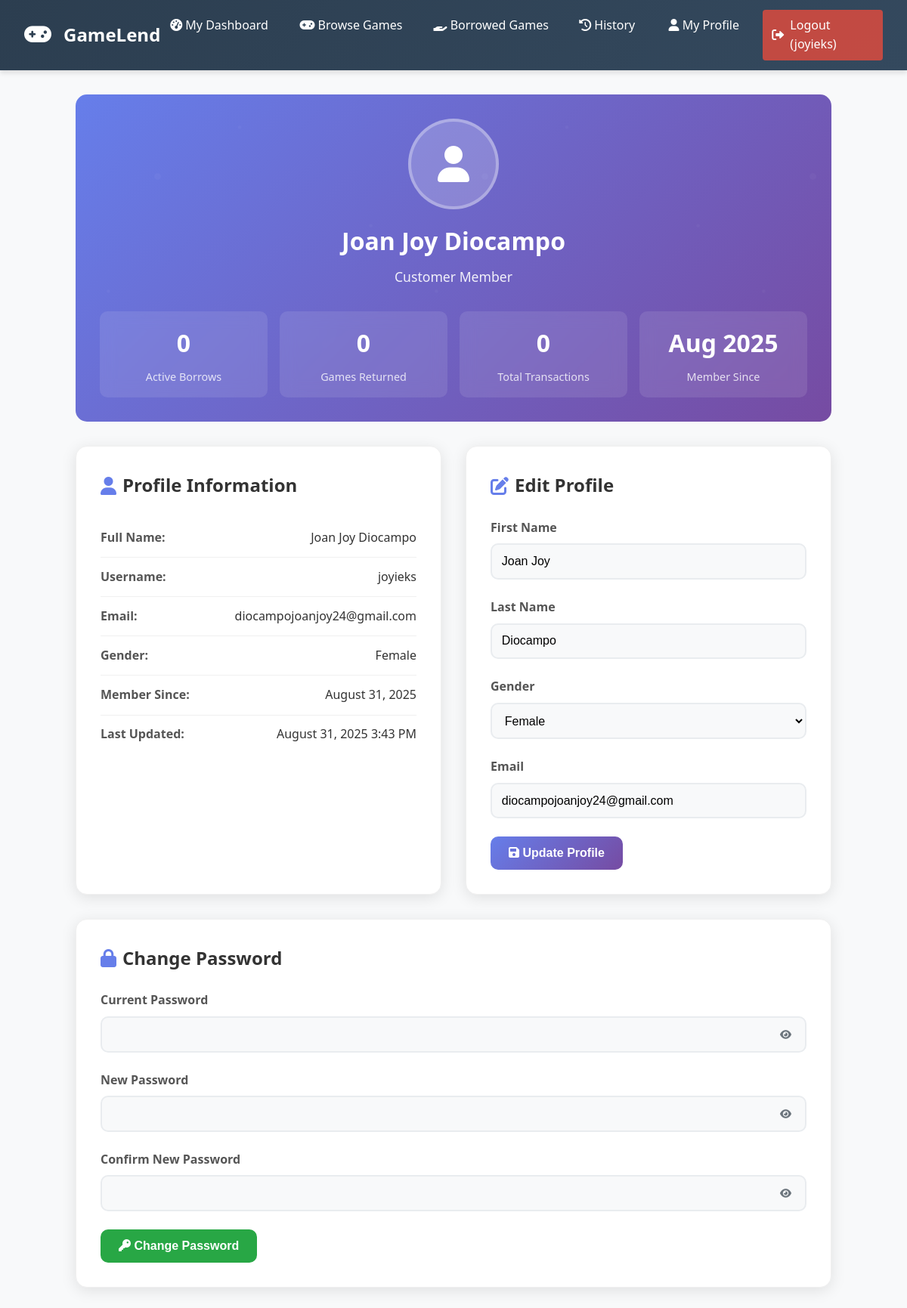
The app's page /customer/profile.php (signed in) with its own data.
### tables this page shows
CREATE TABLE `users` (
  `id` int(11) NOT NULL,
  `username` varchar(50) NOT NULL,
  `email` varchar(100) NOT NULL,
  `password` varchar(255) NOT NULL,
  `first_name` varchar(50) NOT NULL,
  `last_name` varchar(50) NOT NULL,
  `gender` enum('male','female','other','prefer_not_to_say') NOT NULL,
  `role` enum('admin','customer') DEFAULT 'customer',
  `status` enum('active','disabled') DEFAULT 'active',
  `created_at` timestamp NOT NULL DEFAULT current_timestamp(),
  `updated_at` timestamp NOT NULL DEFAULT current_timestamp() ON UPDATE current_timestamp()
);

### customer/profile.php (the view, shortened to what this page needs)
<?php
require_once '../db/db_connect.php';
$user_id = $_SESSION['user_id'];
$stmt = $pdo->prepare("SELECT * FROM users WHERE id = ?");
$stmt->execute([$user_id]);
$user = $stmt->fetch();
$stmt = $pdo->prepare("SELECT
    COUNT(CASE WHEN status = 'borrowed' THEN 1 END) as active_borrows,
    COUNT(CASE WHEN status = 'returned' THEN 1 END) as total_returns,
    COUNT(*) as total_transactions
    FROM borrow_transactions WHERE user_id = ?");
$stmt->execute([$user_id]);
$stats = $stmt->fetch();
include 'includes/customer_header.php';
?>
<div class="profile-container">
    <div class="profile-header">
        <div class="profile-avatar">
            <i class="fas fa-user"></i>
        </div>
        <h1 class="profile-name"><?php echo htmlspecialchars($user['first_name'] . ' ' . $user['last_name']); ?></h1>
        <p class="profile-role">Customer Member</p>
        <div class="profile-stats">
            <div class="stat-card">
                <div class="stat-number"><?php echo $stats['active_borrows']; ?></div>
                <div class="stat-label">Active Borrows</div>
            </div>
            <div class="stat-card">
                <div class="stat-number"><?php echo $stats['total_returns']; ?></div>
                <div class="stat-label">Games Returned</div>
            </div>
            <div class="stat-card">
                <div class="stat-number"><?php echo $stats['total_transactions']; ?></div>
                <div class="stat-label">Total Transactions</div>
            </div>
            <div class="stat-card">
                <div class="stat-number"><?php echo date('M Y', strtotime($user['created_at'])); ?></div>
                <div class="stat-label">Member Since</div>
            </div>
        </div>
    </div>
    <div class="profile-content">
        <div class="profile-section">
            <h2 class="section-title">
                <i class="fas fa-user"></i>
                Profile Information
            </h2>
            <div class="info-item">
                <span class="info-label">Full Name:</span>
                <span class="info-value"><?php echo htmlspecialchars($user['first_name'] . ' ' . $user['last_name']); ?></span>
            </div>
            <div class="info-item">
                <span class="info-label">Username:</span>
                <span class="info-value"><?php echo htmlspecialchars($user['username']); ?></span>
            </div>
            <div class="info-item">
                <span class="info-label">Email:</span>
                <span class="info-value"><?php echo htmlspecialchars($user['email']); ?></span>
            </div>
            <div class="info-item">
                <span class="info-label">Gender:</span>
                <span class="info-value"><?php echo ucfirst(str_replace('_', ' ', $user['gender'])); ?></span>
            </div>
            <div class="info-item">
                <span class="info-label">Member Since:</span>
                <span class="info-value"><?php echo date('F j, Y', strtotime($user['created_at'])); ?></span>
            </div>
            <div class="info-item">
                <span class="info-label">Last Updated:</span>
                <span class="info-value"><?php echo date('F j, Y g:i A', strtotime($user['updated_at'])); ?></span>
            </div>
        </div>
        <div class="profile-section">
            <h2 class="section-title">
                <i class="fas fa-edit"></i>
                Edit Profile
            </h2>
            <form method="POST">
                <div class="form-group">
                    <label for="first_name" class="form-label">First Name</label>
                    <input type="text" id="first_name" name="first_name" class="form-control"
                           value="<?php echo htmlspecialchars($user['first_name']); ?>" required>
                </div>
                <div class="form-group">
                    <label for="last_name" class="form-label">Last Name</label>
                    <input type="text" id="last_name" name="last_name" class="form-control"
                           value="<?php echo htmlspecialchars($user['last_name']); ?>" required>
                </div>
                <div class="form-group">
                    <label for="gender" class="form-label">Gender</label>
                    <select id="gender" name="gender" class="form-control" required>
                        <option value="female" <?php echo $user['gender'] === 'female' ? 'selected' : ''; ?>>Female</option>
                    </select>
                </div>
                <div class="form-group">
                    <label for="email" class="form-label">Email</label>
                    <input type="email" id="email" name="email" class="form-control"
                           value="<?php echo htmlspecialchars($user['email']); ?>" required>
                </div>
                <button type="submit" class="btn btn-primary">
                    <i class="fas fa-save"></i> Update Profile
                </button>
            </form>
        </div>
    </div>
    <div class="profile-section" style="margin-top: 2rem;">
        <h2 class="section-title">
            <i class="fas fa-lock"></i>
            Change Password
        </h2>
        <form method="POST">
            <div class="form-group">
                <label for="current_password" class="form-label">Current Password</label>
                <div class="password-container">
                    <input type="password" id="current_password" name="current_password" class="form-control" required>
                    <button type="button" class="toggle-password" onclick="togglePasswordVisibility('current_password')">
                        <i class="fas fa-eye"></i>
                    </button>
                </div>
            </div>
            <div class="form-group">
                <label for="new_password" class="form-label">New Password</label>
                <div class="password-container">
                    <input type="password" id="new_password" name="new_password" class="form-control" required>
                    <button type="button" class="toggle-password" onclick="togglePasswordVisibility('new_password')">
                        <i class="fas fa-eye"></i>
                    </button>
                </div>
            </div>
            <div class="form-group">
                <label for="confirm_password" class="form-label">Confirm New Password</label>
                <div class="password-container">
                    <input type="password" id="confirm_password" name="confirm_password" class="form-control" required>
                    <button type="button" class="toggle-password" onclick="togglePasswordVisibility('confirm_password')">
                        <i class="fas fa-eye"></i>
                    </button>
                </div>
            </div>
            <button type="submit" class="btn btn-success">
                <i class="fas fa-key"></i> Change Password
            </button>
        </form>
    </div>
</div>
<?php include 'includes/customer_footer.php'; ?>

### assets/css/style.css (style rules this page uses)
* { margin: 0; padding: 0; box-sizing: border-box; }
body { font-family: 'Segoe UI', Tahoma, Geneva, Verdana, sans-serif; line-height: 1.6; color: #333; background-color: #f8f9fa; }
.form-group { margin-bottom: 1.5rem; }
.form-label { display: block; margin-bottom: 0.5rem; font-weight: 600; color: #555; }
.form-control { width: 100%; padding: 0.75rem; border: 2px solid #ddd; border-radius: 5px; font-size: 1rem; transition: border-color 0.3s; }
.btn { display: inline-block; padding: 0.75rem 1.5rem; border: none; border-radius: 5px; font-size: 1rem; font-weight: 600; text-decoration: none; cursor: pointer; transition: all 0.3s; text-align: center; }
.btn-primary { background: linear-gradient(135deg, #667eea 0%, #764ba2 100%); color: white; }
.btn-success { background: #28a745; color: white; }

### customer/includes/customer_header.php (style rules this page uses)
:root { --primary: #6c5ce7; --primary-dark: #5649c9; --secondary: #00cec9; --dark: #2d3436; --light: #f5f6fa; --gray: #dfe6e9; --shadow: 0 4px 6px rgba(0, 0, 0, 0.1); --transition: all 0.3s ease; }
* { margin: 0; padding: 0; box-sizing: border-box; }
body { font-family: 'Segoe UI', Tahoma, Geneva, Verdana, sans-serif; background-color: #f8f9fa; color: var(--dark); line-height: 1.6; }

### customer/profile.php (style rules this page uses)
.profile-container { max-width: 1000px; margin: 0 auto; }
.profile-header { background: linear-gradient(135deg, #667eea 0%, #764ba2 100%); color: white; padding: 2rem; border-radius: 15px; margin-bottom: 2rem; text-align: center; position: relative; overflow: hidden; }
.profile-header::before { content: ''; position: absolute; top: 0; left: 0; right: 0; bottom: 0; opacity: 0.3; }
.profile-avatar { width: 120px; height: 120px; border-radius: 50%; background: rgba(255, 255, 255, 0.2); display: flex; align-items: center; justify-content: center; font-size: 3rem; margin: 0 auto 1rem; border: 4px solid rgba(255, 255, 255, 0.3); position: relative; z-index: 1; }
.profile-name { font-size: 2rem; font-weight: 700; margin-bottom: 0.5rem; position: relative; z-index: 1; }
.profile-role { font-size: 1.1rem; opacity: 0.9; position: relative; z-index: 1; }
.profile-stats { display: grid; grid-template-columns: repeat(auto-fit, minmax(150px, 1fr)); gap: 1rem; margin-top: 2rem; }
.stat-card { background: rgba(255, 255, 255, 0.1); padding: 1rem; border-radius: 10px; text-align: center; backdrop-filter: blur(10px); position: relative; z-index: 1; }
.stat-number { font-size: 2rem; font-weight: 700; margin-bottom: 0.5rem; }
.stat-label { font-size: 0.9rem; opacity: 0.8; }
.profile-content { display: grid; grid-template-columns: 1fr 1fr; gap: 2rem; }
.profile-section { background: white; border-radius: 15px; padding: 2rem; box-shadow: 0 4px 20px rgba(0, 0, 0, 0.1); border: 1px solid #f0f0f0; }
.section-title { font-size: 1.5rem; font-weight: 600; margin-bottom: 1.5rem; color: #333; display: flex; align-items: center; gap: 0.5rem; }
.section-title i { color: #667eea; }
.form-group { margin-bottom: 1.5rem; }
.form-label { display: block; margin-bottom: 0.5rem; font-weight: 600; color: #555; }
.form-control { width: 100%; padding: 0.8rem; border: 2px solid #e9ecef; border-radius: 10px; font-size: 1rem; transition: all 0.3s ease; background: #f8f9fa; }
.btn { padding: 0.8rem 1.5rem; border: none; border-radius: 10px; font-size: 1rem; font-weight: 600; cursor: pointer; transition: all 0.3s ease; text-decoration: none; display: inline-block; text-align: center; }
.btn-primary { background: linear-gradient(135deg, #667eea 0%, #764ba2 100%); color: white; }
.btn-success { background: #28a745; color: white; }
.info-item { display: flex; justify-content: space-between; align-items: center; padding: 0.8rem 0; border-bottom: 1px solid #f0f0f0; }
.info-item:last-child { border-bottom: none; }
.info-label { font-weight: 600; color: #555; }
.info-value { color: #333; }
.password-container { position: relative; }
.toggle-password { position: absolute; right: 12px; top: 50%; transform: translateY(-50%); background: none; border: none; color: #6c757d; cursor: pointer; padding: 0.5rem; border-radius: 50%; transition: all 0.3s ease; }

### records on screen
users: first_name+last_name "Joan Joy Diocampo", created_at "Aug 2025", username "joyieks", email "diocampojoanjoy24@gmail.com", gender "Female", created_at "August 31, 2025", updated_at "August 31, 2025 3:43 PM", first_name "Joan Joy", last_name "Diocampo"

### other values on screen
$_SESSION['username'] "joyieks"
$stats['active_borrows'] "0"
$stats['total_returns'] "0"
$stats['total_transactions'] "0"
